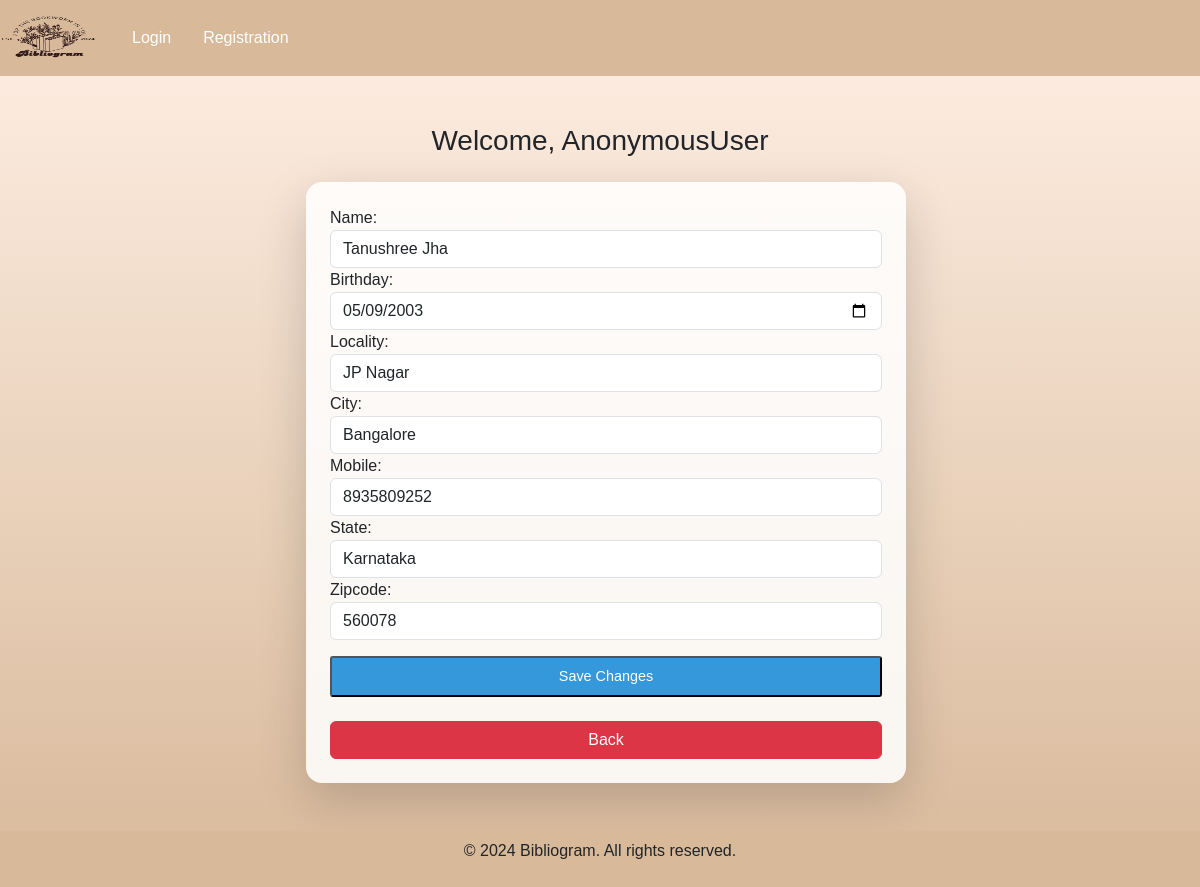
The page /UpdateAddress/1 on the database its author committed.
### app/models.py (models this page shows, shortened)
class Customer(models.Model):
    user = models.ForeignKey(User, on_delete=models.CASCADE)
    name = models.CharField(max_length=200)
    birthday = models.DateField(null=True, blank=True)
    locality = models.CharField(max_length=400)
    city = models.CharField(max_length=100)
    mobile = models.IntegerField(default=0)
    zipcode = models.IntegerField()
    state = models.CharField(choices=STATE_CHOICES, max_length=100)

### app/views.py (the view, shortened to what this page needs)
# urls.py: path("UpdateAddress/<int:pk>", UpdateAddress.as_view(), name='UpdateAddress'),
class UpdateAddress(View):
    def get(self, request, pk):
        totalitem = 0
        if request.user.is_authenticated:
            totalitem = len(Cart.objects.filter(user=request.user))
        add = Customer.objects.get(pk=pk)
        form=CustomerProfileForm(instance=add)
        return render(request, 'UpdateAddress.html', locals())

### app/forms.py
class CustomerProfileForm(forms.ModelForm):
    class Meta:
        model=Customer
        fields=['name','birthday','locality','city','mobile','state','zipcode']
        widgets={
            'name':forms.TextInput(attrs={'class':'form-control'}),
            'locality':forms.TextInput(attrs={'class':'form-control'}),
            'city':forms.TextInput(attrs={'class':'form-control'}),
            'mobile':forms.NumberInput(attrs={'class':'form-control'}),
            'state':forms.Select(attrs={'class':'form-control'}),
            'zipcode':forms.NumberInput(attrs={'class':'form-control'}),
            'birthday': forms.DateInput(attrs={'class': 'form-control', 'type': 'date'}),
        }

### app/templates/UpdateAddress.html (shortened to what this page needs)
{% extends 'base.html' %}
{% load static %}
{% block main-content %}
<div class="container my-5">
    <div class="row justify-content-center">
        <h3 class="mb-4 text-center">Welcome, <span class="text-capitalize">{{ request.user }}</span></h3>
    </div>
    <div class="col-sm-12 col-md-8 offset-md-3">
        <div class="profile-form-container shadow-lg p-4 rounded-4">
            <form action="" method="post">
                {% for fm in form %}
                    {{ fm.label_tag }} {{ fm }} <small class="text-danger">{{ fm.errors|striptags }}</small>
                {% endfor %}
                <div class="d-grid mt-3">
                    <button type="submit" class="btn-save-changes py-2">Save Changes</button><br>
                    <a href="{% url 'address' %}" type="button" class="btn btn-danger">Back</a>
                </div>
            </form>
        </div>
    </div>
</div>
{% endblock main-content %}

### app/static/app/css/style.css (style rules this page uses)
* { margin: 0; padding: 0; box-sizing: border-box; }
body { background: linear-gradient(135deg, #D8B99A 20%, #F4E1D2 60%, #E0C4A1 100%); font-family: 'Arial', sans-serif; background-size: 400% 400%; animation: gradientFlow 8s ease infinite; }
.container { max-width: 1200px; margin: 0 auto; }

### app/templates/UpdateAddress.html (style rules this page uses)
body { height: 100%; margin: 0; padding: 0; background: linear-gradient(180deg, #FFF0E5, #D8B99A) !important; background-attachment: fixed; }
.profile-form-container { background-color: rgba(255, 255, 255, 0.85); padding: 50px; border-radius: 8px; box-shadow: 0 4px 10px rgba(0, 0, 0, 0.1); width: 100%; max-width: 600px; }
.btn-save-changes { background-color: #3498db; color: white; font-size: 0.9rem; border-radius: 3px; }

### rows shown on the page
Customer: form "Tanushree Jha" "05/09/2003" "JP Nagar" "Bangalore" "8935809252" "Karnataka" "560078"

### other values the page prints
{{ request.user }} "AnonymousUser"
{{ fm.label_tag }} "Name:" "Birthday:" "Locality:" "City:" "Mobile:" "State:" "Zipcode:"
